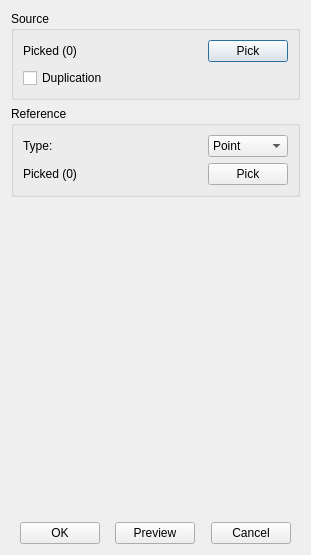
<?xml version="1.0" encoding="UTF-8"?>
<ui version="4.0">
 <class>TransformationInfoDialog</class>
 <widget class="QDialog" name="TransformationInfoDialog">
  <property name="geometry">
   <rect>
    <x>0</x>
    <y>0</y>
    <width>311</width>
    <height>498</height>
   </rect>
  </property>
  <property name="windowTitle">
   <string>Transformation</string>
  </property>
  <layout class="QGridLayout" name="gridLayout">
   <item row="2" column="1">
    <widget class="QWidget" name="widget_2" native="true">
     <property name="sizePolicy">
      <sizepolicy hsizetype="Preferred" vsizetype="Fixed">
       <horstretch>0</horstretch>
       <verstretch>0</verstretch>
      </sizepolicy>
     </property>
     <layout class="QGridLayout" name="gridLayout_2">
      <property name="leftMargin">
       <number>0</number>
      </property>
      <property name="topMargin">
       <number>0</number>
      </property>
      <property name="rightMargin">
       <number>0</number>
      </property>
      <property name="bottomMargin">
       <number>0</number>
      </property>
     </layout>
    </widget>
   </item>
   <item row="0" column="0" colspan="2">
    <widget class="QGroupBox" name="groupBox_7">
     <property name="sizePolicy">
      <sizepolicy hsizetype="Preferred" vsizetype="Fixed">
       <horstretch>0</horstretch>
       <verstretch>0</verstretch>
      </sizepolicy>
     </property>
     <property name="title">
      <string>Source</string>
     </property>
     <layout class="QGridLayout" name="gridLayout_12">
      <item row="0" column="2">
       <widget class="QPushButton" name="pb_selectsource">
        <property name="sizePolicy">
         <sizepolicy hsizetype="Fixed" vsizetype="Fixed">
          <horstretch>0</horstretch>
          <verstretch>0</verstretch>
         </sizepolicy>
        </property>
        <property name="text">
         <string>Pick</string>
        </property>
       </widget>
      </item>
      <item row="0" column="1">
       <widget class="QLabel" name="lb_source">
        <property name="text">
         <string>Picked (0)</string>
        </property>
       </widget>
      </item>
      <item row="1" column="1" colspan="2">
       <widget class="QCheckBox" name="chec_duplication">
        <property name="text">
         <string>Duplication</string>
        </property>
       </widget>
      </item>
     </layout>
    </widget>
   </item>
   <item row="3" column="0" colspan="2">
    <widget class="QWidget" name="widget" native="true">
     <property name="sizePolicy">
      <sizepolicy hsizetype="Preferred" vsizetype="Fixed">
       <horstretch>0</horstretch>
       <verstretch>0</verstretch>
      </sizepolicy>
     </property>
     <layout class="QGridLayout" name="gridLayout_3">
      <property name="leftMargin">
       <number>0</number>
      </property>
      <property name="topMargin">
       <number>0</number>
      </property>
      <property name="rightMargin">
       <number>0</number>
      </property>
      <property name="bottomMargin">
       <number>0</number>
      </property>
      <item row="0" column="4">
       <spacer name="horizontalSpacer_3">
        <property name="orientation">
         <enum>Qt::Horizontal</enum>
        </property>
        <property name="sizeHint" stdset="0">
         <size>
          <width>40</width>
          <height>20</height>
         </size>
        </property>
       </spacer>
      </item>
      <item row="0" column="1">
       <widget class="QPushButton" name="pb_ok">
        <property name="text">
         <string>OK</string>
        </property>
       </widget>
      </item>
      <item row="0" column="3">
       <widget class="QPushButton" name="pb_preview">
        <property name="text">
         <string>Preview</string>
        </property>
       </widget>
      </item>
      <item row="0" column="5">
       <widget class="QPushButton" name="pb_cancel">
        <property name="text">
         <string>Cancel</string>
        </property>
       </widget>
      </item>
      <item row="0" column="2">
       <spacer name="horizontalSpacer_2">
        <property name="orientation">
         <enum>Qt::Horizontal</enum>
        </property>
        <property name="sizeHint" stdset="0">
         <size>
          <width>40</width>
          <height>20</height>
         </size>
        </property>
       </spacer>
      </item>
      <item row="0" column="0">
       <spacer name="horizontalSpacer">
        <property name="orientation">
         <enum>Qt::Horizontal</enum>
        </property>
        <property name="sizeHint" stdset="0">
         <size>
          <width>40</width>
          <height>20</height>
         </size>
        </property>
       </spacer>
      </item>
      <item row="0" column="6">
       <spacer name="horizontalSpacer_4">
        <property name="orientation">
         <enum>Qt::Horizontal</enum>
        </property>
        <property name="sizeHint" stdset="0">
         <size>
          <width>40</width>
          <height>20</height>
         </size>
        </property>
       </spacer>
      </item>
     </layout>
    </widget>
   </item>
   <item row="1" column="0" rowspan="2" colspan="2">
    <widget class="QStackedWidget" name="stackedWidget">
     <property name="currentIndex">
      <number>3</number>
     </property>
     <widget class="QWidget" name="page_transform">
      <layout class="QGridLayout" name="gridLayout_7">
       <property name="leftMargin">
        <number>0</number>
       </property>
       <property name="topMargin">
        <number>0</number>
       </property>
       <property name="rightMargin">
        <number>0</number>
       </property>
       <property name="bottomMargin">
        <number>0</number>
       </property>
       <item row="0" column="0">
        <widget class="QLabel" name="label_2">
         <property name="sizePolicy">
          <sizepolicy hsizetype="Fixed" vsizetype="Preferred">
           <horstretch>0</horstretch>
           <verstretch>0</verstretch>
          </sizepolicy>
         </property>
         <property name="text">
          <string>Method:</string>
         </property>
        </widget>
       </item>
       <item row="0" column="1">
        <widget class="QComboBox" name="comb_transform_method">
         <item>
          <property name="text">
           <string>Two Points</string>
          </property>
         </item>
         <item>
          <property name="text">
           <string>Direction and Distance</string>
          </property>
         </item>
        </widget>
       </item>
       <item row="1" column="0" colspan="2">
        <widget class="QStackedWidget" name="sw_transform">
         <property name="currentIndex">
          <number>0</number>
         </property>
         <widget class="QWidget" name="page_transform_twopoints">
          <layout class="QGridLayout" name="gridLayout_6">
           <property name="leftMargin">
            <number>0</number>
           </property>
           <property name="topMargin">
            <number>0</number>
           </property>
           <property name="rightMargin">
            <number>0</number>
           </property>
           <property name="bottomMargin">
            <number>0</number>
           </property>
           <item row="0" column="0">
            <widget class="QGroupBox" name="groupBox_4">
             <property name="title">
              <string>Point 1</string>
             </property>
             <layout class="QGridLayout" name="gridLayout_24">
              <item row="2" column="0">
               <widget class="QLabel" name="label_44">
                <property name="text">
                 <string>Z:</string>
                </property>
               </widget>
              </item>
              <item row="1" column="1">
               <widget class="Comp::FITKSciNotationLineEdit" name="le_transform_twopoint_p1y"/>
              </item>
              <item row="0" column="1">
               <widget class="Comp::FITKSciNotationLineEdit" name="le_transform_twopoint_p1x"/>
              </item>
              <item row="2" column="1">
               <widget class="Comp::FITKSciNotationLineEdit" name="le_transform_twopoint_p1z"/>
              </item>
              <item row="1" column="0">
               <widget class="QLabel" name="label_43">
                <property name="text">
                 <string>Y:</string>
                </property>
               </widget>
              </item>
              <item row="0" column="0">
               <widget class="QLabel" name="label_3">
                <property name="text">
                 <string>X:</string>
                </property>
               </widget>
              </item>
              <item row="3" column="1">
               <widget class="QPushButton" name="pb_transform_twopoint_pickpoint1">
                <property name="text">
                 <string>Pick</string>
                </property>
               </widget>
              </item>
             </layout>
            </widget>
           </item>
           <item row="1" column="0">
            <widget class="QGroupBox" name="groupBox_17">
             <property name="title">
              <string>Point 2</string>
             </property>
             <layout class="QGridLayout" name="gridLayout_25">
              <item row="0" column="2">
               <widget class="Comp::FITKSciNotationLineEdit" name="le_transform_twopoint_p2x"/>
              </item>
              <item row="0" column="0">
               <widget class="QLabel" name="label_46">
                <property name="text">
                 <string>X:</string>
                </property>
               </widget>
              </item>
              <item row="1" column="0">
               <widget class="QLabel" name="label_47">
                <property name="text">
                 <string>Y:</string>
                </property>
               </widget>
              </item>
              <item row="1" column="2">
               <widget class="Comp::FITKSciNotationLineEdit" name="le_transform_twopoint_p2y"/>
              </item>
              <item row="2" column="0">
               <widget class="QLabel" name="label_45">
                <property name="text">
                 <string>Z:</string>
                </property>
               </widget>
              </item>
              <item row="2" column="2">
               <widget class="Comp::FITKSciNotationLineEdit" name="le_transform_twopoint_p2z"/>
              </item>
              <item row="3" column="2">
               <widget class="QPushButton" name="pb_transform_twopoint_pickpoint2">
                <property name="text">
                 <string>Pick</string>
                </property>
               </widget>
              </item>
             </layout>
            </widget>
           </item>
           <item row="2" column="0">
            <spacer name="verticalSpacer_2">
             <property name="orientation">
              <enum>Qt::Vertical</enum>
             </property>
             <property name="sizeHint" stdset="0">
              <size>
               <width>20</width>
               <height>40</height>
              </size>
             </property>
            </spacer>
           </item>
          </layout>
         </widget>
         <widget class="QWidget" name="page_transform_diranddistance">
          <layout class="QGridLayout" name="gridLayout_4">
           <property name="leftMargin">
            <number>0</number>
           </property>
           <property name="topMargin">
            <number>0</number>
           </property>
           <property name="rightMargin">
            <number>0</number>
           </property>
           <property name="bottomMargin">
            <number>0</number>
           </property>
           <item row="0" column="0">
            <widget class="QGroupBox" name="groupBox_5">
             <property name="title">
              <string>Direction</string>
             </property>
             <layout class="QGridLayout" name="gridLayout_26">
              <item row="2" column="1">
               <widget class="Comp::FITKSciNotationLineEdit" name="le_transform_diranddistance_dirz"/>
              </item>
              <item row="0" column="1">
               <widget class="Comp::FITKSciNotationLineEdit" name="le_transform_diranddistance_dirx"/>
              </item>
              <item row="1" column="1">
               <widget class="Comp::FITKSciNotationLineEdit" name="le_transform_diranddistance_diry"/>
              </item>
              <item row="0" column="0">
               <widget class="QLabel" name="label_4">
                <property name="text">
                 <string>X:</string>
                </property>
               </widget>
              </item>
              <item row="2" column="0">
               <widget class="QLabel" name="label_48">
                <property name="text">
                 <string>Z:</string>
                </property>
               </widget>
              </item>
              <item row="1" column="0">
               <widget class="QLabel" name="label_49">
                <property name="text">
                 <string>Y:</string>
                </property>
               </widget>
              </item>
             </layout>
            </widget>
           </item>
           <item row="1" column="0">
            <widget class="QGroupBox" name="groupBox">
             <property name="title">
              <string>Distance</string>
             </property>
             <layout class="QGridLayout" name="gridLayout_5">
              <item row="0" column="0">
               <widget class="QLabel" name="label_5">
                <property name="text">
                 <string>Value:</string>
                </property>
               </widget>
              </item>
              <item row="0" column="1">
               <widget class="Comp::FITKSciNotationLineEdit" name="le_transform_diranddistance_distance"/>
              </item>
             </layout>
            </widget>
           </item>
           <item row="2" column="0">
            <spacer name="verticalSpacer">
             <property name="orientation">
              <enum>Qt::Vertical</enum>
             </property>
             <property name="sizeHint" stdset="0">
              <size>
               <width>20</width>
               <height>189</height>
              </size>
             </property>
            </spacer>
           </item>
          </layout>
         </widget>
        </widget>
       </item>
      </layout>
     </widget>
     <widget class="QWidget" name="page_rotate">
      <layout class="QGridLayout" name="gridLayout_10">
       <property name="leftMargin">
        <number>0</number>
       </property>
       <property name="topMargin">
        <number>0</number>
       </property>
       <property name="rightMargin">
        <number>0</number>
       </property>
       <property name="bottomMargin">
        <number>0</number>
       </property>
       <item row="0" column="0">
        <widget class="QGroupBox" name="groupBox_2">
         <property name="title">
          <string>Rotate Axis</string>
         </property>
         <layout class="QGridLayout" name="gridLayout_9">
          <item row="0" column="0">
           <widget class="QGroupBox" name="groupBox_6">
            <property name="title">
             <string>Point 1</string>
            </property>
            <layout class="QGridLayout" name="gridLayout_27">
             <item row="2" column="0">
              <widget class="QLabel" name="label_50">
               <property name="text">
                <string>Z:</string>
               </property>
              </widget>
             </item>
             <item row="1" column="1">
              <widget class="Comp::FITKSciNotationLineEdit" name="le_rotateaxis_p1y"/>
             </item>
             <item row="0" column="1">
              <widget class="Comp::FITKSciNotationLineEdit" name="le_rotateaxis_p1x"/>
             </item>
             <item row="2" column="1">
              <widget class="Comp::FITKSciNotationLineEdit" name="le_rotateaxis_p1z"/>
             </item>
             <item row="1" column="0">
              <widget class="QLabel" name="label_51">
               <property name="text">
                <string>Y:</string>
               </property>
              </widget>
             </item>
             <item row="0" column="0">
              <widget class="QLabel" name="label_6">
               <property name="text">
                <string>X:</string>
               </property>
              </widget>
             </item>
             <item row="3" column="1">
              <widget class="QPushButton" name="pb_rotateaxis_pickpoint1">
               <property name="text">
                <string>Pick</string>
               </property>
              </widget>
             </item>
            </layout>
           </widget>
          </item>
          <item row="1" column="0">
           <widget class="QGroupBox" name="groupBox_18">
            <property name="title">
             <string>Point 2</string>
            </property>
            <layout class="QGridLayout" name="gridLayout_28">
             <item row="0" column="2">
              <widget class="Comp::FITKSciNotationLineEdit" name="le_rotateaxis_p2x"/>
             </item>
             <item row="0" column="0">
              <widget class="QLabel" name="label_52">
               <property name="text">
                <string>X:</string>
               </property>
              </widget>
             </item>
             <item row="1" column="0">
              <widget class="QLabel" name="label_53">
               <property name="text">
                <string>Y:</string>
               </property>
              </widget>
             </item>
             <item row="1" column="2">
              <widget class="Comp::FITKSciNotationLineEdit" name="le_rotateaxis_p2y"/>
             </item>
             <item row="2" column="0">
              <widget class="QLabel" name="label_54">
               <property name="text">
                <string>Z:</string>
               </property>
              </widget>
             </item>
             <item row="2" column="2">
              <widget class="Comp::FITKSciNotationLineEdit" name="le_rotateaxis_p2z"/>
             </item>
             <item row="3" column="2">
              <widget class="QPushButton" name="pb_rotateaxis_pickpoint2">
               <property name="text">
                <string>Pick</string>
               </property>
              </widget>
             </item>
            </layout>
           </widget>
          </item>
         </layout>
        </widget>
       </item>
       <item row="1" column="0">
        <widget class="QGroupBox" name="groupBox_3">
         <property name="title">
          <string>Angle</string>
         </property>
         <layout class="QGridLayout" name="gridLayout_8">
          <item row="0" column="0">
           <widget class="QLabel" name="label_7">
            <property name="text">
             <string>Value:</string>
            </property>
           </widget>
          </item>
          <item row="0" column="1">
           <widget class="Comp::FITKSciNotationLineEdit" name="le_rotate_angle"/>
          </item>
         </layout>
        </widget>
       </item>
       <item row="2" column="0">
        <spacer name="verticalSpacer_3">
         <property name="orientation">
          <enum>Qt::Vertical</enum>
         </property>
         <property name="sizeHint" stdset="0">
          <size>
           <width>20</width>
           <height>40</height>
          </size>
         </property>
        </spacer>
       </item>
      </layout>
     </widget>
     <widget class="QWidget" name="page_scale">
      <layout class="QGridLayout" name="gridLayout_11">
       <property name="leftMargin">
        <number>0</number>
       </property>
       <property name="topMargin">
        <number>0</number>
       </property>
       <property name="rightMargin">
        <number>0</number>
       </property>
       <property name="bottomMargin">
        <number>0</number>
       </property>
       <item row="0" column="0">
        <widget class="QGroupBox" name="groupBox_19">
         <property name="title">
          <string>Base Point</string>
         </property>
         <layout class="QGridLayout" name="gridLayout_29">
          <item row="0" column="2">
           <widget class="Comp::FITKSciNotationLineEdit" name="le_scale_basex"/>
          </item>
          <item row="0" column="0">
           <widget class="QLabel" name="label_55">
            <property name="text">
             <string>X:</string>
            </property>
           </widget>
          </item>
          <item row="1" column="0">
           <widget class="QLabel" name="label_56">
            <property name="text">
             <string>Y:</string>
            </property>
           </widget>
          </item>
          <item row="1" column="2">
           <widget class="Comp::FITKSciNotationLineEdit" name="le_scale_basey"/>
          </item>
          <item row="2" column="0">
           <widget class="QLabel" name="label_57">
            <property name="text">
             <string>Z:</string>
            </property>
           </widget>
          </item>
          <item row="2" column="2">
           <widget class="Comp::FITKSciNotationLineEdit" name="le_scale_basez"/>
          </item>
          <item row="3" column="2">
           <widget class="QPushButton" name="pb_scale_pickbase">
            <property name="text">
             <string>Pick</string>
            </property>
           </widget>
          </item>
         </layout>
        </widget>
       </item>
       <item row="1" column="0">
        <widget class="QGroupBox" name="groupBox_20">
         <property name="title">
          <string>Factor</string>
         </property>
         <layout class="QGridLayout" name="gridLayout_30">
          <item row="0" column="0">
           <widget class="QLabel" name="label_58">
            <property name="text">
             <string>X:</string>
            </property>
           </widget>
          </item>
          <item row="1" column="0">
           <widget class="QLabel" name="label_59">
            <property name="text">
             <string>Y:</string>
            </property>
           </widget>
          </item>
          <item row="0" column="2">
           <widget class="Comp::FITKSciNotationLineEdit" name="le_scale_factorx"/>
          </item>
          <item row="2" column="0">
           <widget class="QLabel" name="label_60">
            <property name="text">
             <string>Z:</string>
            </property>
           </widget>
          </item>
          <item row="2" column="2">
           <widget class="Comp::FITKSciNotationLineEdit" name="le_scale_factorz"/>
          </item>
          <item row="1" column="2">
           <widget class="Comp::FITKSciNotationLineEdit" name="le_scale_factory"/>
          </item>
         </layout>
        </widget>
       </item>
       <item row="2" column="0">
        <spacer name="verticalSpacer_4">
         <property name="orientation">
          <enum>Qt::Vertical</enum>
         </property>
         <property name="sizeHint" stdset="0">
          <size>
           <width>20</width>
           <height>40</height>
          </size>
         </property>
        </spacer>
       </item>
      </layout>
     </widget>
     <widget class="QWidget" name="page_mirror">
      <layout class="QGridLayout" name="gridLayout_14">
       <property name="leftMargin">
        <number>0</number>
       </property>
       <property name="topMargin">
        <number>0</number>
       </property>
       <property name="rightMargin">
        <number>0</number>
       </property>
       <property name="bottomMargin">
        <number>0</number>
       </property>
       <item row="0" column="0">
        <widget class="QGroupBox" name="groupBox_8">
         <property name="title">
          <string>Reference</string>
         </property>
         <layout class="QGridLayout" name="gridLayout_13">
          <item row="0" column="1">
           <widget class="QComboBox" name="comb_mirror_type">
            <item>
             <property name="text">
              <string>Point</string>
             </property>
            </item>
            <item>
             <property name="text">
              <string>Line</string>
             </property>
            </item>
            <item>
             <property name="text">
              <string>Plane</string>
             </property>
            </item>
           </widget>
          </item>
          <item row="0" column="0">
           <widget class="QLabel" name="label">
            <property name="text">
             <string>Type:</string>
            </property>
           </widget>
          </item>
          <item row="1" column="0">
           <widget class="QLabel" name="lb_mirror_reference">
            <property name="text">
             <string>Picked (0)</string>
            </property>
           </widget>
          </item>
          <item row="1" column="1">
           <widget class="QPushButton" name="lb_mirror_pickref">
            <property name="sizePolicy">
             <sizepolicy hsizetype="Fixed" vsizetype="Fixed">
              <horstretch>0</horstretch>
              <verstretch>0</verstretch>
             </sizepolicy>
            </property>
            <property name="text">
             <string>Pick</string>
            </property>
           </widget>
          </item>
         </layout>
        </widget>
       </item>
       <item row="1" column="0">
        <spacer name="verticalSpacer_5">
         <property name="orientation">
          <enum>Qt::Vertical</enum>
         </property>
         <property name="sizeHint" stdset="0">
          <size>
           <width>20</width>
           <height>304</height>
          </size>
         </property>
        </spacer>
       </item>
      </layout>
     </widget>
     <widget class="QWidget" name="page_rectpattern">
      <layout class="QGridLayout" name="gridLayout_19">
       <property name="leftMargin">
        <number>0</number>
       </property>
       <property name="topMargin">
        <number>0</number>
       </property>
       <property name="rightMargin">
        <number>0</number>
       </property>
       <property name="bottomMargin">
        <number>0</number>
       </property>
       <item row="0" column="0">
        <widget class="QTabWidget" name="tabWidget">
         <property name="currentIndex">
          <number>0</number>
         </property>
         <widget class="QWidget" name="tab">
          <attribute name="title">
           <string>First Direction</string>
          </attribute>
          <layout class="QGridLayout" name="gridLayout_15">
           <item row="0" column="0">
            <widget class="QLabel" name="label_23">
             <property name="text">
              <string>Parameters:</string>
             </property>
            </widget>
           </item>
           <item row="0" column="1">
            <widget class="QComboBox" name="comb_rectfirst_parameters">
             <item>
              <property name="text">
               <string>Instances &amp; Spacing</string>
              </property>
             </item>
             <item>
              <property name="text">
               <string>Instances &amp; Length</string>
              </property>
             </item>
             <item>
              <property name="text">
               <string>Spacing &amp; Length</string>
              </property>
             </item>
            </widget>
           </item>
           <item row="1" column="0">
            <widget class="QLabel" name="label_26">
             <property name="text">
              <string>Instances:</string>
             </property>
            </widget>
           </item>
           <item row="1" column="1">
            <widget class="QSpinBox" name="sb_rectfirst_instances">
             <property name="minimum">
              <number>2</number>
             </property>
             <property name="maximum">
              <number>999999999</number>
             </property>
            </widget>
           </item>
           <item row="2" column="0">
            <widget class="QLabel" name="label_24">
             <property name="text">
              <string>Spacing:</string>
             </property>
            </widget>
           </item>
           <item row="2" column="1">
            <widget class="Comp::FITKSciNotationLineEdit" name="le_rectfirst_spacing"/>
           </item>
           <item row="3" column="0">
            <widget class="QLabel" name="label_25">
             <property name="text">
              <string>Length:</string>
             </property>
            </widget>
           </item>
           <item row="3" column="1">
            <widget class="Comp::FITKSciNotationLineEdit" name="le_rectfirst_length"/>
           </item>
           <item row="4" column="0" colspan="2">
            <widget class="QGroupBox" name="groupBox_12">
             <property name="title">
              <string>Reference Direction</string>
             </property>
             <layout class="QGridLayout" name="gridLayout_32">
              <property name="leftMargin">
               <number>9</number>
              </property>
              <property name="topMargin">
               <number>9</number>
              </property>
              <item row="0" column="0">
               <widget class="QLabel" name="label_70">
                <property name="text">
                 <string>X:</string>
                </property>
               </widget>
              </item>
              <item row="0" column="1">
               <widget class="Comp::FITKSciNotationLineEdit" name="le_rectfirst_refx"/>
              </item>
              <item row="1" column="0">
               <widget class="QLabel" name="label_71">
                <property name="text">
                 <string>Y:</string>
                </property>
               </widget>
              </item>
              <item row="1" column="1">
               <widget class="Comp::FITKSciNotationLineEdit" name="le_rectfirst_refy"/>
              </item>
              <item row="2" column="0">
               <widget class="QLabel" name="label_72">
                <property name="text">
                 <string>Z:</string>
                </property>
               </widget>
              </item>
              <item row="2" column="1">
               <widget class="Comp::FITKSciNotationLineEdit" name="le_rectfirst_refz"/>
              </item>
              <item row="3" column="1">
               <widget class="QPushButton" name="pb_rectfirst_pickref">
                <property name="text">
                 <string>Pick</string>
                </property>
               </widget>
              </item>
             </layout>
            </widget>
           </item>
          </layout>
         </widget>
         <widget class="QWidget" name="tab_2">
          <attribute name="title">
           <string>Second Direction</string>
          </attribute>
          <layout class="QGridLayout" name="gridLayout_18">
           <item row="0" column="0">
            <widget class="QLabel" name="label_11">
             <property name="text">
              <string>Parameters:</string>
             </property>
            </widget>
           </item>
           <item row="0" column="1">
            <widget class="QComboBox" name="comb_rectsecond_parameters">
             <item>
              <property name="text">
               <string>Instances &amp; Spacing</string>
              </property>
             </item>
             <item>
              <property name="text">
               <string>Instances &amp; Length</string>
              </property>
             </item>
             <item>
              <property name="text">
               <string>Spacing &amp; Length</string>
              </property>
             </item>
            </widget>
           </item>
           <item row="1" column="0">
            <widget class="QLabel" name="label_12">
             <property name="text">
              <string>Instances:</string>
             </property>
            </widget>
           </item>
           <item row="1" column="1">
            <widget class="QSpinBox" name="sb_rectsecond_instances">
             <property name="minimum">
              <number>1</number>
             </property>
             <property name="maximum">
              <number>999999999</number>
             </property>
             <property name="value">
              <number>1</number>
             </property>
            </widget>
           </item>
           <item row="2" column="0">
            <widget class="QLabel" name="label_14">
             <property name="text">
              <string>Spacing:</string>
             </property>
            </widget>
           </item>
           <item row="2" column="1">
            <widget class="Comp::FITKSciNotationLineEdit" name="le_rectsecond_spacing"/>
           </item>
           <item row="3" column="0">
            <widget class="QLabel" name="label_13">
             <property name="text">
              <string>Length:</string>
             </property>
            </widget>
           </item>
           <item row="3" column="1">
            <widget class="Comp::FITKSciNotationLineEdit" name="le_rectsecond_length"/>
           </item>
           <item row="4" column="0" colspan="2">
            <widget class="QGroupBox" name="groupBox_10">
             <property name="title">
              <string>Reference Direction</string>
             </property>
             <layout class="QGridLayout" name="gridLayout_17">
              <property name="leftMargin">
               <number>9</number>
              </property>
              <property name="topMargin">
               <number>9</number>
              </property>
              <item row="0" column="0">
               <widget class="QLabel" name="label_64">
                <property name="text">
                 <string>X:</string>
                </property>
               </widget>
              </item>
              <item row="0" column="1">
               <widget class="Comp::FITKSciNotationLineEdit" name="le_rectsecond_refx"/>
              </item>
              <item row="1" column="0">
               <widget class="QLabel" name="label_65">
                <property name="text">
                 <string>Y:</string>
                </property>
               </widget>
              </item>
              <item row="1" column="1">
               <widget class="Comp::FITKSciNotationLineEdit" name="le_rectsecond_refy"/>
              </item>
              <item row="2" column="0">
               <widget class="QLabel" name="label_66">
                <property name="text">
                 <string>Z:</string>
                </property>
               </widget>
              </item>
              <item row="2" column="1">
               <widget class="Comp::FITKSciNotationLineEdit" name="le_rectsecond_refz"/>
              </item>
              <item row="3" column="1">
               <widget class="QPushButton" name="pb_rectsecond_pickref">
                <property name="text">
                 <string>Pick</string>
                </property>
               </widget>
              </item>
             </layout>
            </widget>
           </item>
          </layout>
         </widget>
        </widget>
       </item>
       <item row="1" column="0">
        <spacer name="verticalSpacer_6">
         <property name="orientation">
          <enum>Qt::Vertical</enum>
         </property>
         <property name="sizeHint" stdset="0">
          <size>
           <width>20</width>
           <height>78</height>
          </size>
         </property>
        </spacer>
       </item>
      </layout>
     </widget>
     <widget class="QWidget" name="page_cirpattern">
      <layout class="QGridLayout" name="gridLayout_31">
       <property name="leftMargin">
        <number>0</number>
       </property>
       <property name="topMargin">
        <number>0</number>
       </property>
       <property name="rightMargin">
        <number>0</number>
       </property>
       <property name="bottomMargin">
        <number>0</number>
       </property>
       <item row="0" column="0">
        <widget class="QTabWidget" name="tabWidget_2">
         <property name="currentIndex">
          <number>0</number>
         </property>
         <widget class="QWidget" name="tab_3">
          <attribute name="title">
           <string>Axial Reference</string>
          </attribute>
          <layout class="QGridLayout" name="gridLayout_22">
           <item row="0" column="0">
            <widget class="QLabel" name="label_15">
             <property name="text">
              <string>Parameters:</string>
             </property>
            </widget>
           </item>
           <item row="0" column="1">
            <widget class="QComboBox" name="comb_ciraxial_parameters">
             <item>
              <property name="text">
               <string>Instances &amp; Spacing</string>
              </property>
             </item>
             <item>
              <property name="text">
               <string>Instances &amp; Length</string>
              </property>
             </item>
             <item>
              <property name="text">
               <string>Spacing &amp; Length</string>
              </property>
             </item>
            </widget>
           </item>
           <item row="1" column="0">
            <widget class="QLabel" name="label_16">
             <property name="text">
              <string>Instances:</string>
             </property>
            </widget>
           </item>
           <item row="1" column="1">
            <widget class="QSpinBox" name="sb_ciraxial_instances">
             <property name="minimum">
              <number>2</number>
             </property>
             <property name="maximum">
              <number>999999999</number>
             </property>
            </widget>
           </item>
           <item row="2" column="0">
            <widget class="QLabel" name="label_18">
             <property name="text">
              <string>Spacing:</string>
             </property>
            </widget>
           </item>
           <item row="2" column="1">
            <widget class="Comp::FITKSciNotationLineEdit" name="le_ciraxial_spacing"/>
           </item>
           <item row="3" column="0">
            <widget class="QLabel" name="label_17">
             <property name="text">
              <string>Length:</string>
             </property>
            </widget>
           </item>
           <item row="3" column="1">
            <widget class="Comp::FITKSciNotationLineEdit" name="le_ciraxial_length"/>
           </item>
           <item row="4" column="0" colspan="2">
            <widget class="QGroupBox" name="groupBox_11">
             <property name="title">
              <string>Axis Direction</string>
             </property>
             <layout class="QGridLayout" name="gridLayout_16">
              <item row="0" column="0">
               <widget class="QLabel" name="lb_ciraxial_axis">
                <property name="text">
                 <string>Picked (0)</string>
                </property>
               </widget>
              </item>
              <item row="0" column="1">
               <widget class="QPushButton" name="pb_ciraxial_pickaxis">
                <property name="sizePolicy">
                 <sizepolicy hsizetype="Fixed" vsizetype="Fixed">
                  <horstretch>0</horstretch>
                  <verstretch>0</verstretch>
                 </sizepolicy>
                </property>
                <property name="text">
                 <string>Pick</string>
                </property>
               </widget>
              </item>
              <item row="1" column="0">
               <widget class="QPushButton" name="pb_ciraxial_reverseaxis">
                <property name="text">
                 <string>Reverse</string>
                </property>
               </widget>
              </item>
             </layout>
            </widget>
           </item>
          </layout>
         </widget>
         <widget class="QWidget" name="tab_4">
          <attribute name="title">
           <string>Crown Definition</string>
          </attribute>
          <layout class="QGridLayout" name="gridLayout_23">
           <item row="0" column="0">
            <widget class="QLabel" name="label_19">
             <property name="text">
              <string>Parameters:</string>
             </property>
            </widget>
           </item>
           <item row="0" column="1">
            <widget class="QComboBox" name="comb_circrown_parameters">
             <item>
              <property name="text">
               <string>Instances &amp; Spacing</string>
              </property>
             </item>
             <item>
              <property name="text">
               <string>Instances &amp; Length</string>
              </property>
             </item>
             <item>
              <property name="text">
               <string>Spacing &amp; Length</string>
              </property>
             </item>
            </widget>
           </item>
           <item row="1" column="0">
            <widget class="QLabel" name="label_20">
             <property name="text">
              <string>Instances:</string>
             </property>
            </widget>
           </item>
           <item row="1" column="1">
            <widget class="QSpinBox" name="sb_circrown_instances">
             <property name="minimum">
              <number>1</number>
             </property>
             <property name="maximum">
              <number>999999999</number>
             </property>
             <property name="value">
              <number>2</number>
             </property>
            </widget>
           </item>
           <item row="2" column="0">
            <widget class="QLabel" name="label_22">
             <property name="text">
              <string>Spacing:</string>
             </property>
            </widget>
           </item>
           <item row="2" column="1">
            <widget class="Comp::FITKSciNotationLineEdit" name="le_circrown_spacing"/>
           </item>
           <item row="3" column="0">
            <widget class="QLabel" name="label_21">
             <property name="text">
              <string>Length:</string>
             </property>
            </widget>
           </item>
           <item row="3" column="1">
            <widget class="Comp::FITKSciNotationLineEdit" name="le_circrown_length"/>
           </item>
           <item row="4" column="0">
            <spacer name="verticalSpacer_8">
             <property name="orientation">
              <enum>Qt::Vertical</enum>
             </property>
             <property name="sizeHint" stdset="0">
              <size>
               <width>20</width>
               <height>82</height>
              </size>
             </property>
            </spacer>
           </item>
          </layout>
         </widget>
        </widget>
       </item>
       <item row="1" column="0">
        <spacer name="verticalSpacer_7">
         <property name="orientation">
          <enum>Qt::Vertical</enum>
         </property>
         <property name="sizeHint" stdset="0">
          <size>
           <width>20</width>
           <height>127</height>
          </size>
         </property>
        </spacer>
       </item>
      </layout>
     </widget>
    </widget>
   </item>
  </layout>
 </widget>
 <customwidgets>
  <customwidget>
   <class>Comp::FITKSciNotationLineEdit</class>
   <extends>QLineEdit</extends>
   <header location="global">FITK_Component/FITKWidget/FITKSciNotationLineEdit.h</header>
  </customwidget>
 </customwidgets>
 <resources/>
 <connections/>
</ui>
